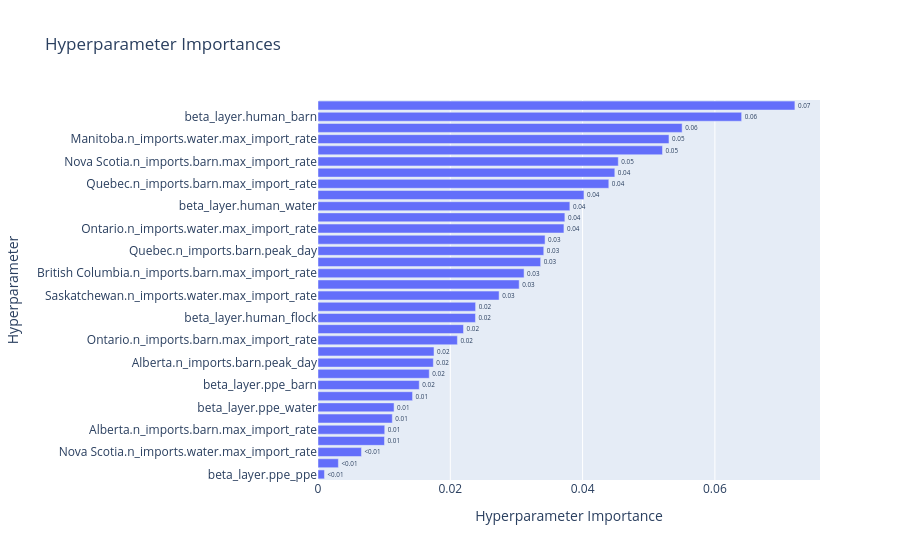

The code cell stored with this chart in its notebook:
### Code cell
op.visualization.plot_param_importances(study).show()

### Figure 1 — Plotly figure (JSON) as saved in the notebook; plotly's stock layout.template omitted (floating-point values rounded to 4 significant figures)
{"data": [{"cliponaxis": false, "hovertemplate": ["beta_layer.ppe_ppe (FloatDistribution): 0.0009770032244555398<extra></extra>", "Manitoba.n_imports.barn.max_import_rate (FloatDistribution): 0.003080866721413241<extra></extra>", "Nova Scotia.n_imports.water.max_import_rate (FloatDistribution): 0.006568557603443583<extra></extra>", "beta_layer.human_ppe (FloatDistribution): 0.010053597707335849<extra></extra>", "Alberta.n_imports.barn.max_import_rate (FloatDistribution): 0.010089974836600093<extra></extra>", "beta_layer.flock_water (FloatDistribution): 0.011233892001112876<extra></extra>", "beta_layer.ppe_water (FloatDistribution): 0.01149971623994309<extra></extra>", "Alberta.n_imports.water.max_import_rate (FloatDistribution): 0.01429352382692882<extra></extra>", "beta_layer.ppe_barn (FloatDistribution): 0.015306324012635663<extra></extra>", "beta_layer.transient (FloatDistribution): 0.01681780066023729<extra></extra>", "Alberta.n_imports.barn.peak_day (FloatDistribution): 0.017437658700608413<extra></extra>", "Saskatchewan.n_imports.barn.max_import_rate (FloatDistribution): 0.01753995499894957<extra></extra>", "Ontario.n_imports.barn.max_import_rate (FloatDistribution): 0.021073022234788654<extra></extra>", "Quebec.n_imports.water.max_import_rate (FloatDistribution): 0.02199687436463329<extra></extra>", "beta_layer.human_flock (FloatDistribution): 0.023803657437986635<extra></extra>", "beta_layer.flock_barn (FloatDistribution): 0.023825267617426888<extra></extra>", "Saskatchewan.n_imports.water.max_import_rate (FloatDistribution): 0.02737899994930116<extra></extra>", "Ontario.n_imports.barn.peak_day (FloatDistribution): 0.030413160475158324<extra></extra>", "British Columbia.n_imports.barn.max_import_rate (FloatDistribution): 0.031152243781568747<extra></extra>", "beta_layer.barn_water (FloatDistribution): 0.03366136038622957<extra></extra>", "Quebec.n_imports.barn.peak_day (FloatDistribution): 0.03413071182202976<extra></extra>", "British Columbia.n_imports.barn.peak_day (FloatDistribution): 0.0343252609567071<extra></extra>", "Ontario.n_imports.water.max_import_rate (FloatDistribution): 0.037180057071460056<extra></extra>", "Saskatchewan.n_imports.barn.peak_day (FloatDistribution): 0.037321045645007704<extra></extra>", "beta_layer.human_water (FloatDistribution): 0.03807495055168488<extra></extra>", "British Columbia.n_imports.water.max_import_rate (FloatDistribution): 0.040207514707716815<extra></extra>", "Quebec.n_imports.barn.max_import_rate (FloatDistribution): 0.043962459777545704<extra></extra>", "Nova Scotia.n_imports.barn.peak_day (FloatDistribution): 0.044870998836274496<extra></extra>", "Nova Scotia.n_imports.barn.max_import_rate (FloatDistribution): 0.045396183606847246<extra></extra>", "Manitoba.n_imports.barn.peak_day (FloatDistribution): 0.05208151437130277<extra></extra>", "Manitoba.n_imports.water.max_import_rate (FloatDistribution): 0.05305880671933585<extra></extra>", "beta_layer.ppe_flock (FloatDistribution): 0.05504926689169937<extra></extra>", "beta_layer.human_barn (FloatDistribution): 0.06404282893930904<extra></extra>", "beta.human (FloatDistribution): 0.0720949433223219<extra></extra>"], "name": "Objective Value", "orientation": "h", "text": ["<0.01", "<0.01", "<0.01", "0.01", "0.01", "0.01", "0.01", "0.01", "0.02", "0.02", "0.02", "0.02", "0.02", "0.02", "0.02", "0.02", "0.03", "0.03", "0.03", "0.03", "0.03", "0.03", "0.04", "0.04", "0.04", "0.04", "0.04", "0.04", "0.05", "0.05", "0.05", "0.06", "0.06", "0.07"], "textposition": "outside", "type": "bar", "x": [0.000977, 0.003081, 0.006569, 0.01005, 0.01009, 0.01123, 0.0115, 0.01429, 0.01531, 0.01682, 0.01744, 0.01754, 0.02107, 0.022, 0.0238, 0.02383, 0.02738, 0.03041, 0.03115, 0.03366, 0.03413, 0.03433, 0.03718, 0.03732, 0.03807, 0.04021, 0.04396, 0.04487, 0.0454, 0.05208, 0.05306, 0.05505, 0.06404, 0.07209], "y": ["beta_layer.ppe_ppe", "Manitoba.n_imports.barn.max_import_rate", "Nova Scotia.n_imports.water.max_import_rate", "beta_layer.human_ppe", "Alberta.n_imports.barn.max_import_rate", "beta_layer.flock_water", "beta_layer.ppe_water", "Alberta.n_imports.water.max_import_rate", "beta_layer.ppe_barn", "beta_layer.transient", "Alberta.n_imports.barn.peak_day", "Saskatchewan.n_imports.barn.max_import_rate", "Ontario.n_imports.barn.max_import_rate", "Quebec.n_imports.water.max_import_rate", "beta_layer.human_flock", "beta_layer.flock_barn", "Saskatchewan.n_imports.water.max_import_rate", "Ontario.n_imports.barn.peak_day", "British Columbia.n_imports.barn.max_import_rate", "beta_layer.barn_water", "Quebec.n_imports.barn.peak_day", "British Columbia.n_imports.barn.peak_day", "Ontario.n_imports.water.max_import_rate", "Saskatchewan.n_imports.barn.peak_day", "beta_layer.human_water", "British Columbia.n_imports.water.max_import_rate", "Quebec.n_imports.barn.max_import_rate", "Nova Scotia.n_imports.barn.peak_day", "Nova Scotia.n_imports.barn.max_import_rate", "Manitoba.n_imports.barn.peak_day", "Manitoba.n_imports.water.max_import_rate", "beta_layer.ppe_flock", "beta_layer.human_barn", "beta.human"]}], "layout": {"title": {"text": "Hyperparameter Importances"}, "xaxis": {"title": {"text": "Hyperparameter Importance"}}, "yaxis": {"title": {"text": "Hyperparameter"}}}}
